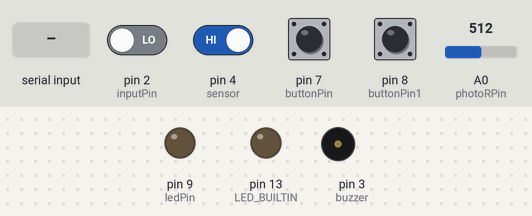
The sketch below on a simulated Arduino Uno, built with avr-gcc and run on an emulated ATmega328P. Parts: output pins drawn as LEDs (lit = HIGH), buzzer (waves = sounding). Inputs (shaded band) come from the test bench; at power-on: pin 4 (sensor) HIGH, pin 2 (inputPin), pin 7 (buttonPin), pin 8 (buttonPin1) LOW, A0 (photoRPin) = 512.

Above: at 1.2 s.
1.3 s: pin 2 (inputPin) driven HIGH
At 1.7 s:
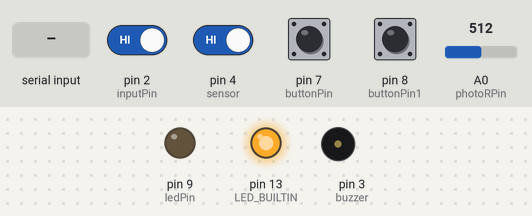
2.8 s: pin 7 (buttonPin) pulled HIGH for 0.15 s
At 2.87 s:
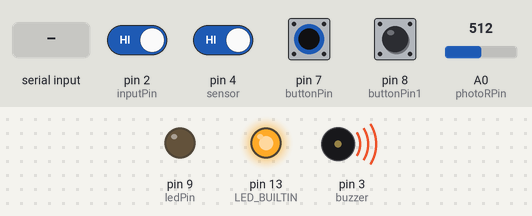
4.4 s: pin 8 (buttonPin1) pulled HIGH for 0.15 s
At 5.3 s:
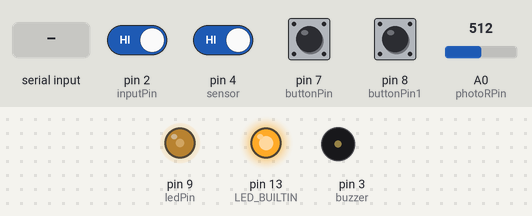
6.0 s: "A\n" received over the second serial link
At 6.9 s:
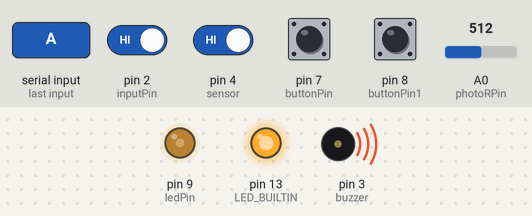
9.0 s: pin 2 (inputPin) driven LOW
At 9.5 s:
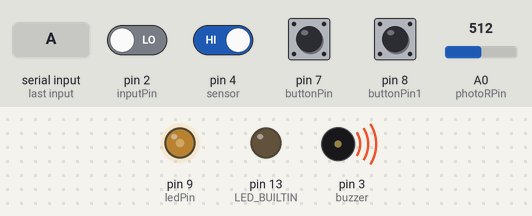
12.0 s: "B\n" received over the second serial link
At 12.9 s:
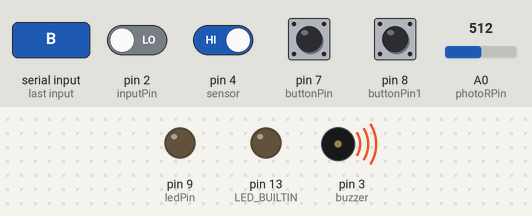
Timing chart, 0 to 15.0 s (numbered marks = the images above; inputs shaded):
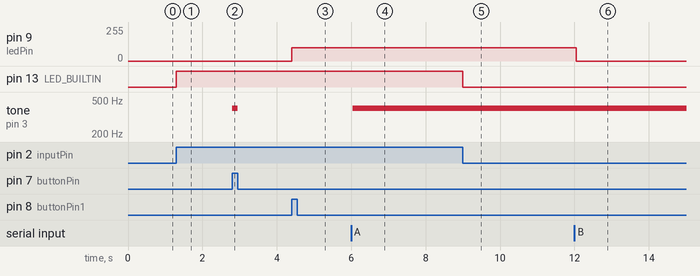

Measured:
- after the input at 1.3 s, pin 13 (LED_BUILTIN): LOW → HIGH at once
- after the input at 2.8 s, tone on pin 3 (buzzer): silent → 400 Hz at once, → silent 0.15 s later
- after the input at 4.4 s, pin 9 (ledPin): 0/255 → 100/255 at once
- after the input at 6.0 s, tone on pin 3 (buzzer): silent → 400 Hz at once
- after the input at 9.0 s, pin 13 (LED_BUILTIN): HIGH → LOW at once; tone on pin 3 (buzzer): stays 400 Hz (without the input it goes to silent after 3.0 s)
- after the input at 12.0 s, pin 9 (ledPin): 100/255 → 0/255 after 0.05 s

The sketch:

Project.ino
```cpp
/* ==========================================================
Project : Smart house
Author: Ko Fukushima and Oscar Morales
Created: 8th 11 2016
Description: Collecting the sensor's information
==============================================================
*/

#include <SoftwareSerial.h>
SoftwareSerial BTSerial(11, 10); // RX | TX

// for photocell
int photoRPin = 0;
int minLight;          //Used to calibrate the readings
int maxLight;          //Used to calibrate the readings
int lightLevel;
int adjustedLightLevel=0;

// for temp
int sensorPin = 1;

// for motion
int inputPin = 2;               // choose the input pin (for PIR sensor)
int pirState = LOW;             // we start, assuming no motion detected
int val = 0;                    // variable for reading the pin status

// for magnetic sensor
const int sensor = 4;
int state; // 0 close - 1 open wwitch
int state_light = LOW;

// for buzzer
const int buzzer = 3;

// for rain sensor
int nRainIn = A2;
int nRainDigitalIn = 5;
int nRainVal;
boolean bIsRaining = false;
String strRaining;

String sampleRate;

//for doorbell
int buttonPin = 7;  // the number of the pushbutton pin
int buttonState = 0;         // variable for reading the pushbutton status

//led for room
int ledPin = 9;

int buttonPin1 = 8;     // the number of the pushbutton pin
// variables will change:
int buttonState1 = 0;         // variable for reading the pushbutton status
boolean buttonpushed = false;
int previous = LOW;    // the previous reading from the input pi
long time = 0;         // the last time the output pin was toggled
long debounce = 200;   // the debounce time, increase if the output flickers

bool setAlarm = false;
void setup()
{
   Serial.begin(9600);
   BTSerial.begin(9600);

   // set the sample rate
   sampleRate = 1000;

   //for photocell
   lightLevel=analogRead(photoRPin);
   minLight=lightLevel-20;
   maxLight=lightLevel;

   // for photocell
   pinMode(inputPin, INPUT);     // declare sensor as input

   // for magnetic sensor
   pinMode(sensor, INPUT_PULLUP);

   // for rain sensor
   pinMode(nRainDigitalIn, INPUT);     // declare sensor as input

   //LED
   pinMode(LED_BUILTIN, OUTPUT);

   // initialize the pushbutton pin as an input:
   pinMode(buttonPin, INPUT);

   //led for room
   pinMode(ledPin, OUTPUT);        // sets the digital pin as output

   // initialize the pushbutton pin as an input:
   pinMode(buttonPin1, INPUT);

}

int getPhotocell()
{
   //auto-adjust the minimum and maximum limits in real time
   lightLevel=analogRead(photoRPin);
   if(minLight>lightLevel)
   {
     minLight=lightLevel;
   }
   if(maxLight<lightLevel)
   {
     maxLight=lightLevel;
   }

   //Adjust the light level to produce a result between 0 and 100.
   adjustedLightLevel = map(lightLevel, minLight, maxLight, 0, 100);

   return adjustedLightLevel;
}

void printPhoto(int photodata)
{
   String message = "";
   String photodataBT = String(photodata);
   message = "Brightness is " + photodataBT + "\n" + "^";
   BTSerial.print(message);
}

float getTemp()
{
  //getting the voltage reading from the temperature sensor
   int reading = analogRead(sensorPin);

   // converting that reading to voltage, for 3.3v arduino use 3.3
   float voltage = reading * 5.0;
   voltage /= 1024.0;

   // now print out the temperature
   float temperatureC = (voltage - 0.5) * 100 ;  //converting from 10 mv per degree wit 500 mV offset
                                                 //to degrees ((voltage - 500mV) times 100)

   return temperatureC;
}

void printTemp(float temp)
{
  String message = "";
  float temperatureF = (temp * 9.0 / 5.0) + 32.0;
  String tempBT = String(temp);
  message = tempBT + " degrees C \n" + temperatureF + " degrees F \n" + "^";
  BTSerial.print(message);
}

String detectMotion()
{
    // for motion
   val = digitalRead(inputPin);  // read input value
   String motion = "No motion detected\n";
   if (val == HIGH)
   {
       motion = "Motion detected!\n";
   }

   return motion;
}

void printdetectMotion(String motionBT)
{
   String message = "";
   message = motionBT + "^";
   BTSerial.print(message);
}

String detectDoorMotion()
{
  state = digitalRead(sensor);
  String doorState = "";
  if (state == HIGH)
  {
    doorState = "Door is open\n";
  }
  else
  {
    doorState = "Door is closed\n";
  }
  return doorState;
}

void printdetectDoorMotion(String doorBT)
{
   String message = "";
   message = doorBT + "^";
   BTSerial.print(message);
}

void detectRain()
{
   nRainVal = analogRead(nRainIn);
   bIsRaining = !(digitalRead(nRainDigitalIn));

   if(bIsRaining)
   {
     strRaining = "YES";
   }
   else
   {
     strRaining = "NO";
   }
   String rainingBT = String(strRaining);
   String nRainValBT = String(nRainVal);
   String message = "";
   message = "Raining?: " + rainingBT + "\t Moisture Level: " + nRainValBT + "\n" + "^";
   BTSerial.print(message);
}

void loop()
{
   if (BTSerial.available())
   {
        char c = BTSerial.read();
        if (c == 'L')
        {
           //for light status
           BTSerial.write("ACK Slave Recieved: L CMD\n#");
           String message = "";
           if(digitalRead(LED_BUILTIN) == HIGH)
           {
              message = "Downstairs lights are ON\n";
           }
           else
           {
              message = "Downstairs lights are OFF\n";
           }
           if(state_light == HIGH)
           {
              message += "Upstairs lights are ON\n^";
           }
           else
           {
              message += "Upstairs lights are OFF\n^";
           }
           BTSerial.print(message);
        }
        else if (c == 'B')
        {
           //for photocell (brightness)
           BTSerial.write("ACK Slave Recieved: B CMD\n#");
           int photodata = getPhotocell();
           printPhoto(photodata);
        }
        else if (c == 'T')
        {
           //for temp sensor
           BTSerial.write("ACK Slave Recieved: T CMD\n#");
           float temp = getTemp();
           printTemp(temp);
        }
        else if (c == 'R')
        {
           //for rain sensor
           BTSerial.write("ACK Slave Recieved: R CMD\n#");
           detectRain();
        }
        else if (c == 'D')
        {
           //for door sensor
           BTSerial.write("ACK Slave Recieved: D CMD\n#");
           String doorstate=detectDoorMotion();
           printdetectDoorMotion(doorstate);
        }
        else if (c == 'M')
        {
           //for motion sensor
           BTSerial.write("ACK Slave Recieved: M CMD\n#");
           String motion = detectMotion();
           printdetectMotion(motion);
        }
        else if (c == 'A')
        {
          String message = "";
          //to set alarm
          BTSerial.write("ACK Slave Recieved: A CMD\n#");
          setAlarm=!setAlarm;
          String setAlarmST = String(setAlarm);
          message = "ALARM SET = " + setAlarmST + "\n" + "^";
          BTSerial.print(message);
        }
   }

   // leave led on as long as motion was detected
   val = digitalRead(inputPin);
   if(val==HIGH)
      digitalWrite(LED_BUILTIN, HIGH);
   else
      digitalWrite(LED_BUILTIN, LOW);

   //ring door bell
   buttonState = digitalRead(buttonPin);
   if (buttonState == HIGH) {
     tone(buzzer, 400);
   } else {
     noTone(buzzer);
  }

  //button light switch
   buttonState1 = digitalRead(buttonPin1);


   if (buttonState1 == HIGH && previous == LOW && millis() - time > debounce) {
        if (state_light == HIGH)
           state_light = LOW;
        else
           state_light = HIGH;
        time = millis();
   }
   if(state_light == HIGH)
   {
      analogWrite(ledPin, 100-adjustedLightLevel);
   }
   else
   {
      digitalWrite(ledPin, LOW);
   }
   //digitalWrite(ledPin, state_light);
   previous = buttonState1;

   //for alarm
   String curdoorstate=detectDoorMotion();
   if (curdoorstate=="Door is open\n" && setAlarm){
      tone(buzzer, 400);
   }

}
```
